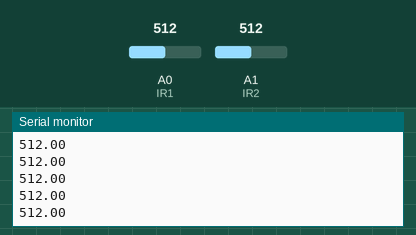
The sketch below on a simulated Arduino Uno, built with avr-gcc and run on an emulated ATmega328P. Shown: the last lines printed to the serial monitor. Inputs (shaded band) come from the test bench; at power-on: A0 (IR1) = 512, A1 (IR2) = 512.

Above: at 1.2 s.
1.3 s: A0 (IR1) set to 716
At 1.8 s:
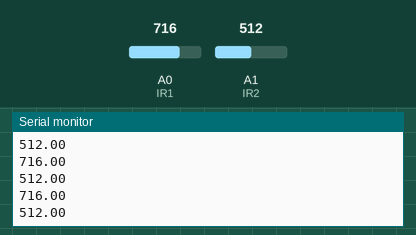
2.8 s: A1 (IR2) set to 306
At 3.5 s:
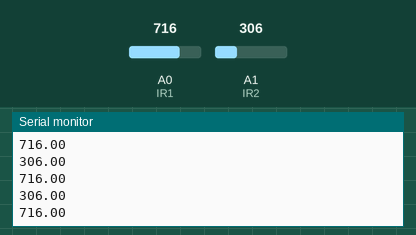
4.3 s: A0 (IR1) set to 900
At 5.2 s:
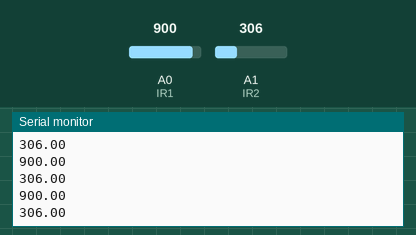
5.8 s: A1 (IR2) set to 122
At 6.6 s:
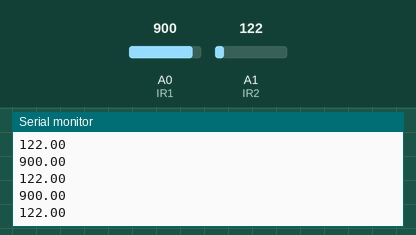
Timing chart, 0 to 8.3 s (numbered marks = the images above; inputs shaded):
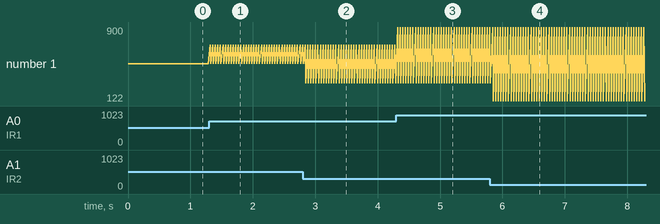

The sketch:

IR_sensors_test_calibration.ino
```cpp
const uint8_t IR1 = 0; // IR sensor 1 is attached to pin A0
const uint8_t IR2 = 1; // IR sensor 2 is attached to pin A1

void setup() {

  // we will not send data to the IR sensors, only recieve
  pinMode(IR1, INPUT);
  pinMode(IR2, INPUT);

  // open connection to serial moniter
  long baudRate = 9600;
  Serial.begin(baudRate);

}

void loop() {

  float reading1 = analogRead(IR1);
  float reading2 = analogRead(IR2);
  Serial.println(reading1);
  Serial.println(reading2);

  delay(40);

}
```

Measured:
- after the input at 1.3 s, the serial monitor: prints a new line at once (image 1)
- after the input at 2.8 s, the serial monitor: prints a new line after 0.05 s (image 2)
- after the input at 4.3 s, the serial monitor: prints a new line at once (image 3)
- after the input at 5.8 s, the serial monitor: prints a new line after 0.05 s (image 4)
- plotted number 1: 512 → 716 after the input at 1.3 s, 716 → 306 after the input at 2.8 s, 306 → 900 after the input at 4.3 s, 900 → 122 after the input at 5.8 s
